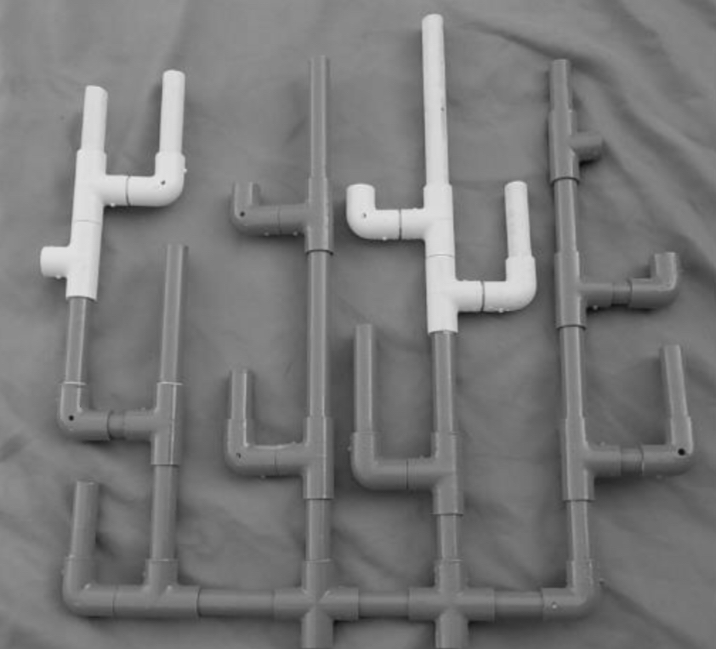
#> input picture training task/gray.png, 716 x 649 px
$ python 4.py
#> lines starting #> are read from the running program, lines starting #| are printed output that depends on the picture
import cv2

a = 2000  # to control how many points of matching

img1 = cv2.imread('gray.png', 0)
#> img1 is the input picture: shape (649, 716); min 12, max 231, mean 119.9
img2 = cv2.imread('imgg2.png', 0)
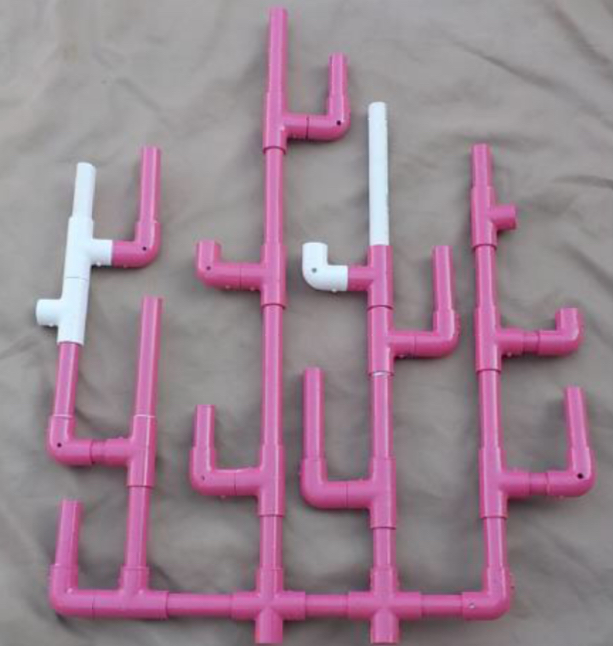
#> input picture training task/imgg2.PNG, 613 x 646 px, found by its file name
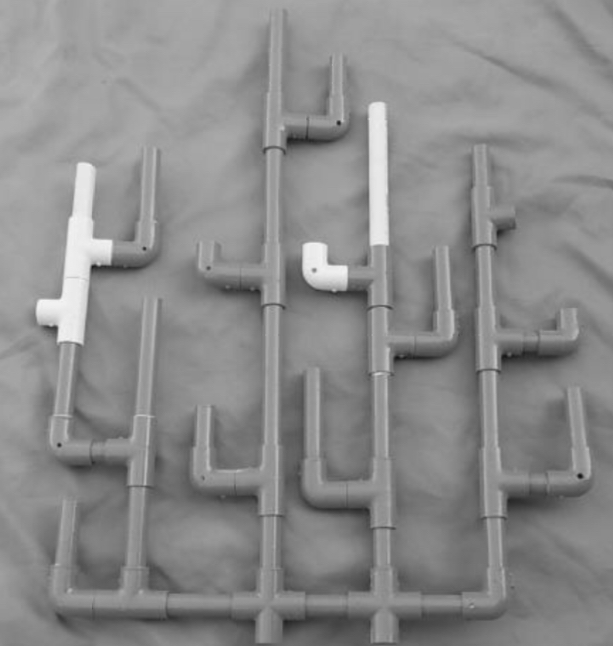
#> img2: shape (646, 613); min 22, max 246, mean 138.8

orb = cv2.ORB_create(nfeatures=a)

kp1, des1 = orb.detectAndCompute(img1, None)
#> kp1 = 1037 keypoints; strongest (x, y, size): (460, 314, 77.1), (107, 206, 53.6), (462, 312, 111.1), (458, 314, 53.6)
kp2, des2 = orb.detectAndCompute(img2, None)
#> kp2 = 1044 keypoints; strongest (x, y, size): (55, 327, 44.6), (94, 265, 44.6), (93, 264, 53.6), (93, 265, 64.3)

bf = cv2.BFMatcher()
matches = bf.knnMatch(des1, des2, k=2)
#> matches = 1037 matches

good = []
for m, n in matches:
    if m.distance < 0.75 * n.distance:
        good.append([m])
        print(len(good))
        img3 = cv2.drawMatchesKnn(img1, kp1, img2, kp2, good, None, flags=2)
#> this loop made 1037 passes
#| 1
#| 2
#| 3
#| 4
#| 5
#| 6
#| 7
#| 8
#> (further printed lines are left out)
#> after the loop, good = 67 matches

cv2. imwrite('C:/Users/moham/PycharmProjects/trial 2/matching_pic.png', img3)
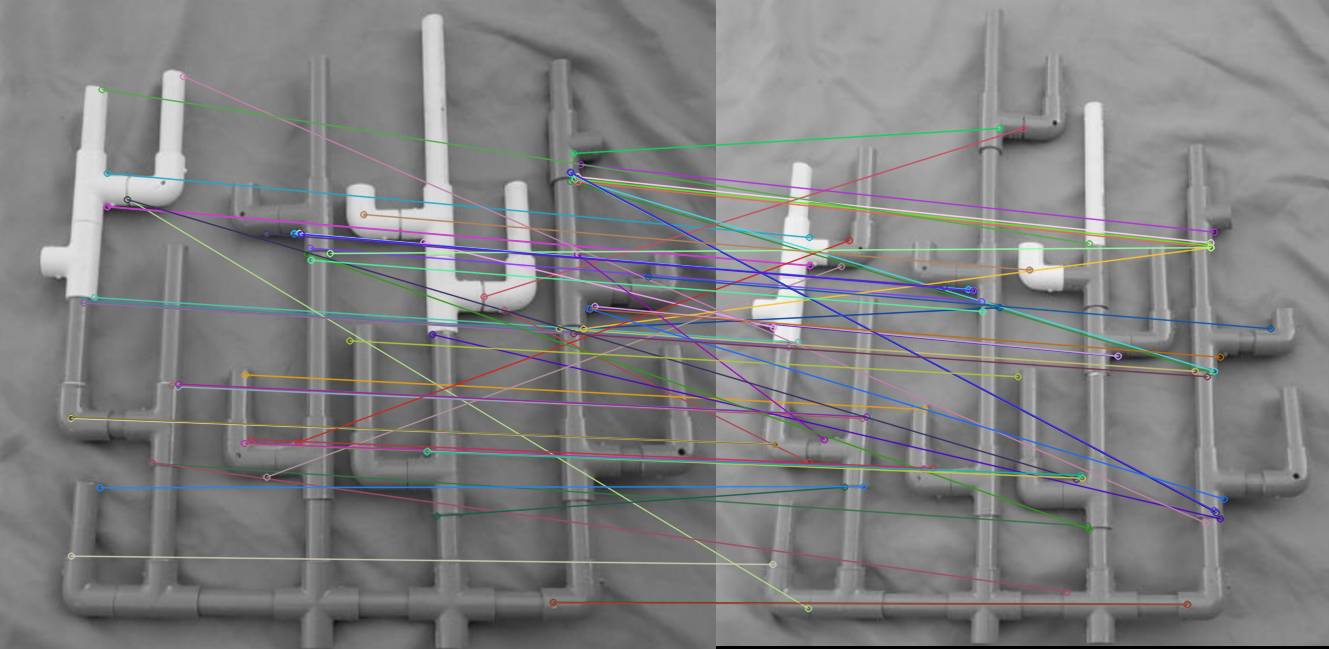
#> saved as matching_pic.png: shape (649, 1329, 3); mean B, G, R 128.9, 128.2, 128.4
cv2.waitKey(0)
